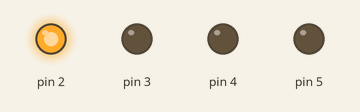
This sketch was run on a simulated Arduino Uno, built with avr-gcc and run on an emulated ATmega328P. On the bench: output pins drawn as LEDs (lit = HIGH).

Above: at 0.2 s.
At 1.2 s:
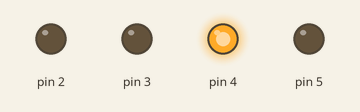
At 2.0 s:
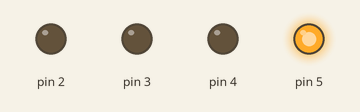
At 4.7 s:
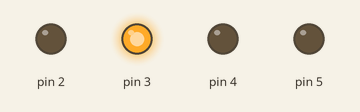
Timing chart, 0 to 5.2 s (numbered marks = the images above):
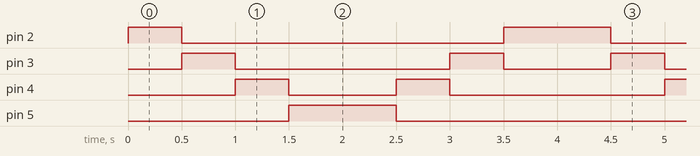

The sketch:

cocheFantastico.ino
```cpp
int i;

void setup(){
  for (i=2; i<=5; i++){
    pinMode(i, OUTPUT);
    digitalWrite(i, LOW);
  }
}

void loop(){
  for(i=2; i<=5; i++){
    digitalWrite(i, HIGH);
    delay(500);
    digitalWrite(i, LOW);
  }

  for(i=5; i>=2; i--){
    digitalWrite(i, HIGH);
    delay(500);
    digitalWrite(i, LOW);
  }
}
```

Measured:
- by itself, pin 2: repeats every 4.0 s: LOW 3.0 s, HIGH 1.0 s
- by itself, pin 3: repeats every 4.0 s: LOW 2.0 s, HIGH 0.50 s, LOW 1.0 s, HIGH 0.50 s
- by itself, pin 4: repeats every 4.0 s: LOW 1.0 s, HIGH 0.50 s, LOW 2.0 s, HIGH 0.50 s
- by itself, pin 5: alternates HIGH for 1.0 s and LOW for 3.0 s
